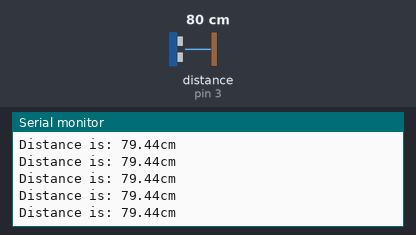
A sketch run on a simulated Arduino Uno, built with avr-gcc and run on an emulated ATmega328P. Shown: the last lines printed to the serial monitor. Wiring (inferred from the names in the program): ultrasonic range finder: trigger pin 2; echo pin 3. The test bench sets the inputs (shaded band); at power-on: distance to the obstacle (sensor on pin 3) 80 cm. The echo pulse lasts 58.3 µs per cm.

Above: at 1.2 s.
1.3 s: distance to the obstacle (sensor on pin 3) set to 2 cm
At 1.8 s:
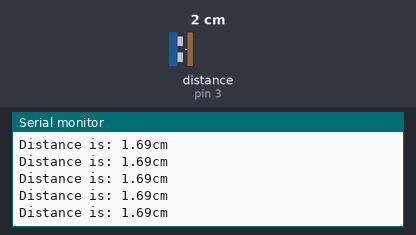
4.3 s: distance to the obstacle (sensor on pin 3) set to 4 cm
At 5.1 s:
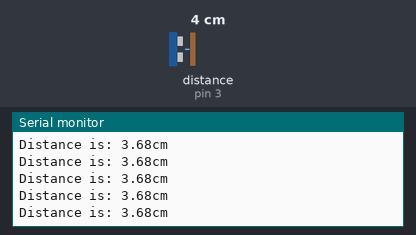
7.3 s: distance to the obstacle (sensor on pin 3) set to 9 cm
At 7.8 s:
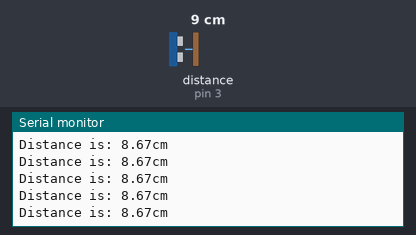
10.3 s: distance to the obstacle (sensor on pin 3) set to 18 cm
At 10.8 s:
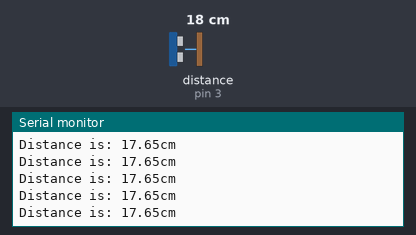
13.3 s: distance to the obstacle (sensor on pin 3) set to 35 cm
At 14.4 s:
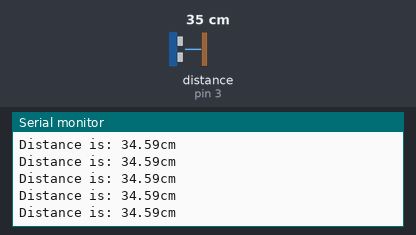
16.3 s: distance to the obstacle (sensor on pin 3) set to 250 cm
At 16.43 s:
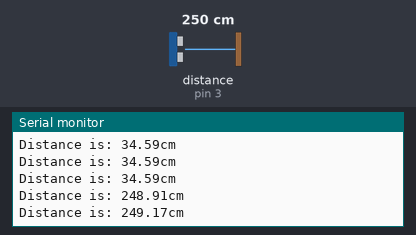
Timing chart, 0 to 19.3 s (numbered marks = the images above; inputs shaded):
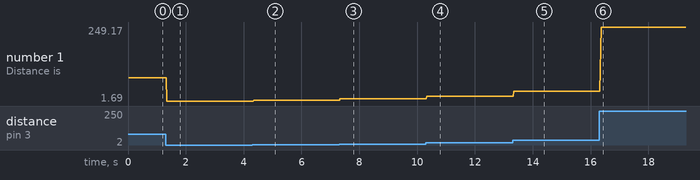

The sketch:

UltraSonicSensor.ino
```cpp
int trigPin=2;
int echoPin=3;
float pingTravelTime;
float waveTravelDistance;
float Distance;
void setup() {
  // put your setup code here, to run once:
pinMode(trigPin,OUTPUT);
pinMode(echoPin,INPUT);
Serial.begin(9600);
}

void loop() {
  // put your main code here, to run repeatedly:
digitalWrite(trigPin,LOW);
delayMicroseconds(10);
digitalWrite(trigPin,HIGH);
delayMicroseconds(10);
digitalWrite(trigPin,LOW);
pingTravelTime=pulseIn(echoPin,HIGH);
delay(25);
waveTravelDistance = pingTravelTime*0.03419856;
Distance = waveTravelDistance/2;
Serial.print("Distance is: ");
Serial.print(Distance);
Serial.println("cm");
}
```

Measured:
- after the input at 1.3 s, the serial monitor: prints a new line after 0.05 s (image 1)
- after the input at 4.3 s, the serial monitor: prints a new line after 0.05 s (image 2)
- after the input at 7.3 s, the serial monitor: prints a new line at once (image 3)
- after the input at 10.3 s, the serial monitor: prints a new line at once (image 4)
- after the input at 13.3 s, the serial monitor: prints a new line after 0.05 s (image 5)
- after the input at 16.3 s, the serial monitor: prints a new line after 0.06 s (image 6)
- plotted number 1: 79.44 → 1.69 after the input at 1.3 s, 1.69 → 3.68 after the input at 4.3 s, 3.68 → 8.67 after the input at 7.3 s, 8.67 → 17.65 after the input at 10.3 s, 17.65 → 34.59 after the input at 13.3 s
